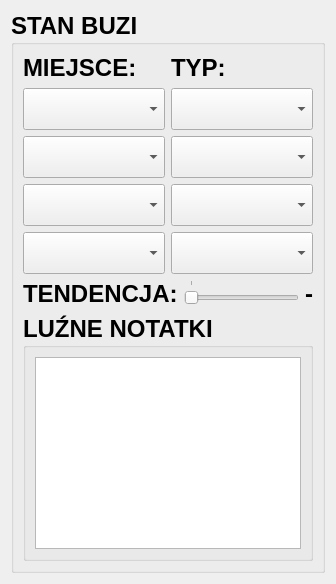
      <widget class="QWidget" name="page_7">
       <layout class="QGridLayout" name="gridLayout_19">
        <item row="0" column="0">
         <widget class="QGroupBox" name="groupBox_13">
          <property name="font">
           <font>
            <pointsize>18</pointsize>
            <weight>75</weight>
            <bold>true</bold>
           </font>
          </property>
          <property name="title">
           <string>STAN BUZI</string>
          </property>
          <layout class="QGridLayout" name="gridLayout_27">
           <item row="0" column="0">
            <layout class="QVBoxLayout" name="verticalLayout">
             <item>
              <layout class="QHBoxLayout" name="horizontalLayout_19">
               <item>
                <widget class="QLabel" name="label_18">
                 <property name="text">
                  <string>MIEJSCE:</string>
                 </property>
                </widget>
               </item>
               <item>
                <widget class="QLabel" name="label_19">
                 <property name="text">
                  <string>TYP:</string>
                 </property>
                </widget>
               </item>
              </layout>
             </item>
             <item>
              <layout class="QHBoxLayout" name="horizontalLayout_20">
               <item>
                <widget class="QComboBox" name="comboBox">
                 <property name="sizePolicy">
                  <sizepolicy hsizetype="Preferred" vsizetype="Expanding">
                   <horstretch>0</horstretch>
                   <verstretch>0</verstretch>
                  </sizepolicy>
                 </property>
                 <property name="font">
                  <font>
                   <pointsize>22</pointsize>
                  </font>
                 </property>
                </widget>
               </item>
               <item>
                <widget class="QComboBox" name="comboBox_2">
                 <property name="sizePolicy">
                  <sizepolicy hsizetype="Preferred" vsizetype="Expanding">
                   <horstretch>0</horstretch>
                   <verstretch>0</verstretch>
                  </sizepolicy>
                 </property>
                 <property name="font">
                  <font>
                   <pointsize>22</pointsize>
                  </font>
                 </property>
                </widget>
               </item>
              </layout>
             </item>
             <item>
              <layout class="QHBoxLayout" name="horizontalLayout_21">
               <item>
                <widget class="QComboBox" name="comboBox_3">
                 <property name="sizePolicy">
                  <sizepolicy hsizetype="Preferred" vsizetype="Expanding">
                   <horstretch>0</horstretch>
                   <verstretch>0</verstretch>
                  </sizepolicy>
                 </property>
                 <property name="font">
                  <font>
                   <pointsize>22</pointsize>
                  </font>
                 </property>
                </widget>
               </item>
               <item>
                <widget class="QComboBox" name="comboBox_4">
                 <property name="sizePolicy">
                  <sizepolicy hsizetype="Preferred" vsizetype="Expanding">
                   <horstretch>0</horstretch>
                   <verstretch>0</verstretch>
                  </sizepolicy>
                 </property>
                 <property name="font">
                  <font>
                   <pointsize>22</pointsize>
                  </font>
                 </property>
                </widget>
               </item>
              </layout>
             </item>
             <item>
              <layout class="QHBoxLayout" name="horizontalLayout_22">
               <item>
                <widget class="QComboBox" name="comboBox_5">
                 <property name="sizePolicy">
                  <sizepolicy hsizetype="Preferred" vsizetype="Expanding">
                   <horstretch>0</horstretch>
                   <verstretch>0</verstretch>
                  </sizepolicy>
                 </property>
                 <property name="font">
                  <font>
                   <pointsize>22</pointsize>
                  </font>
                 </property>
                </widget>
               </item>
               <item>
                <widget class="QComboBox" name="comboBox_6">
                 <property name="sizePolicy">
                  <sizepolicy hsizetype="Preferred" vsizetype="Expanding">
                   <horstretch>0</horstretch>
                   <verstretch>0</verstretch>
                  </sizepolicy>
                 </property>
                 <property name="font">
                  <font>
                   <pointsize>22</pointsize>
                  </font>
                 </property>
                </widget>
               </item>
              </layout>
             </item>
             <item>
              <layout class="QHBoxLayout" name="horizontalLayout_23">
               <item>
                <widget class="QComboBox" name="comboBox_7">
                 <property name="sizePolicy">
                  <sizepolicy hsizetype="Preferred" vsizetype="Expanding">
                   <horstretch>0</horstretch>
                   <verstretch>0</verstretch>
                  </sizepolicy>
                 </property>
                 <property name="font">
                  <font>
                   <pointsize>22</pointsize>
                  </font>
                 </property>
                </widget>
               </item>
               <item>
                <widget class="QComboBox" name="comboBox_8">
                 <property name="sizePolicy">
                  <sizepolicy hsizetype="Preferred" vsizetype="Expanding">
                   <horstretch>0</horstretch>
                   <verstretch>0</verstretch>
                  </sizepolicy>
                 </property>
                 <property name="font">
                  <font>
                   <pointsize>22</pointsize>
                  </font>
                 </property>
                </widget>
               </item>
              </layout>
             </item>
            </layout>
           </item>
           <item row="1" column="0">
            <layout class="QHBoxLayout" name="horizontalLayout_18">
             <item>
              <widget class="QLabel" name="label_20">
               <property name="text">
                <string>TENDENCJA:</string>
               </property>
              </widget>
             </item>
             <item>
              <widget class="QSlider" name="horizontalSlider_8">
               <property name="sizePolicy">
                <sizepolicy hsizetype="Expanding" vsizetype="Maximum">
                 <horstretch>0</horstretch>
                 <verstretch>0</verstretch>
                </sizepolicy>
               </property>
               <property name="maximumSize">
                <size>
                 <width>16777215</width>
                 <height>60</height>
                </size>
               </property>
               <property name="minimum">
                <number>1</number>
               </property>
               <property name="maximum">
                <number>3</number>
               </property>
               <property name="orientation">
                <enum>Qt::Horizontal</enum>
               </property>
               <property name="tickPosition">
                <enum>QSlider::TicksAbove</enum>
               </property>
              </widget>
             </item>
             <item>
              <widget class="QLabel" name="label_21">
               <property name="text">
                <string>-</string>
               </property>
              </widget>
             </item>
            </layout>
           </item>
           <item row="2" column="0">
            <widget class="QGroupBox" name="groupBox_16">
             <property name="title">
              <string>LUŹNE NOTATKI</string>
             </property>
             <layout class="QGridLayout" name="gridLayout_26">
              <item row="0" column="0">
               <widget class="QTextEdit" name="textEdit_2"/>
              </item>
             </layout>
            </widget>
           </item>
          </layout>
         </widget>
        </item>
       </layout>
      </widget>
